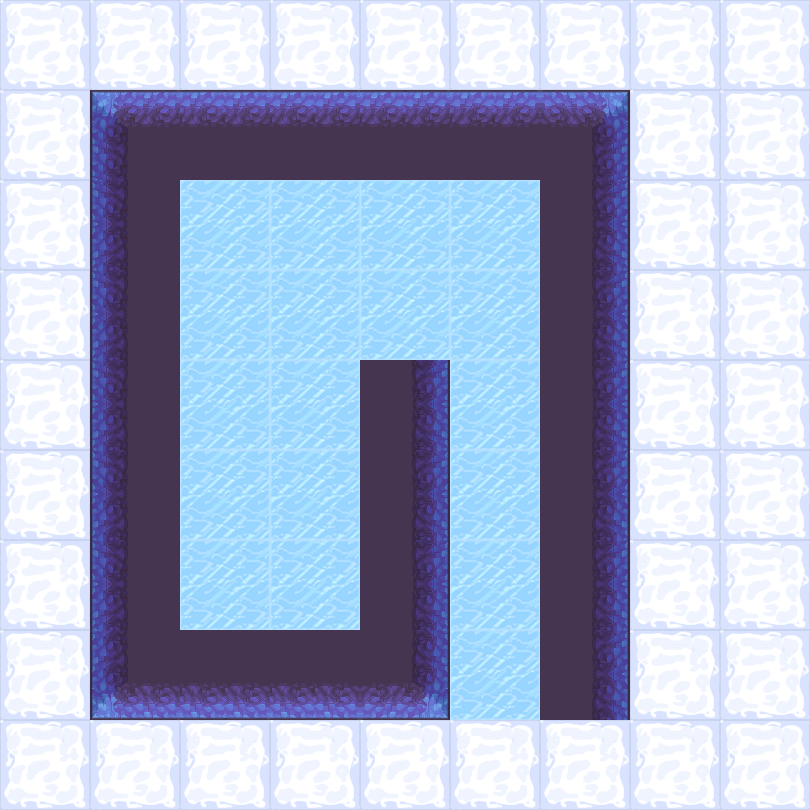

The image is a tile-based game level rendered from a .tmx file. Its description and source (layers, tilesets, objects; grid data summarised) follow:
An orthogonal 9x9 tile map with 90x90 px tiles, 2 tile layers (地形, 障碍) and 19 objects (16x map, bed, spring, door).

<map version="1.5" tiledversion="1.7.2" orientation="orthogonal" renderorder="right-down" width="9" height="9" tilewidth="90" tileheight="90" infinite="0" nextlayerid="4" nextobjectid="28">
 <tileset firstgid="1" name="1" tilewidth="90" tileheight="90" tilecount="100" columns="10">
  <image source="2.png" trans="ff00ff" width="900" height="900" />
 </tileset>
 <layer id="1" name="地形" width="9" height="9">
  <data>[81 cells, 81 non-empty, 2 distinct tile ids]</data>
 </layer>
 <layer id="2" name="障碍" width="9" height="9">
  <data>[81 cells, 24 non-empty, 8 distinct tile ids]</data>
 </layer>
 <objectgroup id="3" name="对象">
  <object id="1" name="bed" x="180" y="450" width="90" height="90" />
  <object id="2" name="map" x="180" y="360" width="90" height="90" />
  <object id="5" name="map" x="180" y="180" width="90" height="90" />
  <object id="6" name="map" x="180" y="270" width="90" height="90" />
  <object id="9" name="map" x="270" y="270" width="90" height="90" />
  <object id="10" name="map" x="270" y="180" width="90" height="90" />
  <object id="11" name="map" x="360" y="180" width="90" height="90" />
  <object id="12" name="map" x="450" y="180" width="90" height="90" />
  <object id="13" name="map" x="360" y="270" width="90" height="90" />
  <object id="14" name="map" x="450" y="270" width="90" height="90" />
  <object id="18" name="map" x="180" y="540" width="90" height="90" />
  <object id="20" name="map" x="450" y="540" width="90" height="90">
   <properties>
    <property name="weapon" type="int" value="1" />
   </properties>
  </object>
  <object id="21" name="map" x="270" y="540" width="90" height="90">
   <properties>
    <property name="weapon" type="int" value="2" />
   </properties>
  </object>
  <object id="22" name="map" x="450" y="450" width="90" height="90">
   <properties>
    <property name="weapon" type="int" value="3" />
   </properties>
  </object>
  <object id="23" name="map" x="270" y="450" width="90" height="90">
   <properties>
    <property name="weapon" type="int" value="4" />
   </properties>
  </object>
  <object id="24" name="map" x="450" y="360" width="90" height="90">
   <properties>
    <property name="weapon" type="int" value="5" />
   </properties>
  </object>
  <object id="25" name="map" x="270" y="360" width="90" height="90">
   <properties>
    <property name="weapon" type="int" value="6" />
   </properties>
  </object>
  <object id="26" name="spring" x="180" y="0" width="90" height="90">
   <properties>
    <property name="direction" value="3" />
   </properties>
  </object>
  <object id="27" name="door" x="450" y="630" width="90" height="90">
   <properties>
    <property name="LorR" type="int" value="1" />
    <property name="motion" type="int" value="4" />
    <property name="rotate" type="int" value="0" />
   </properties>
  </object>
 </objectgroup>
</map>
